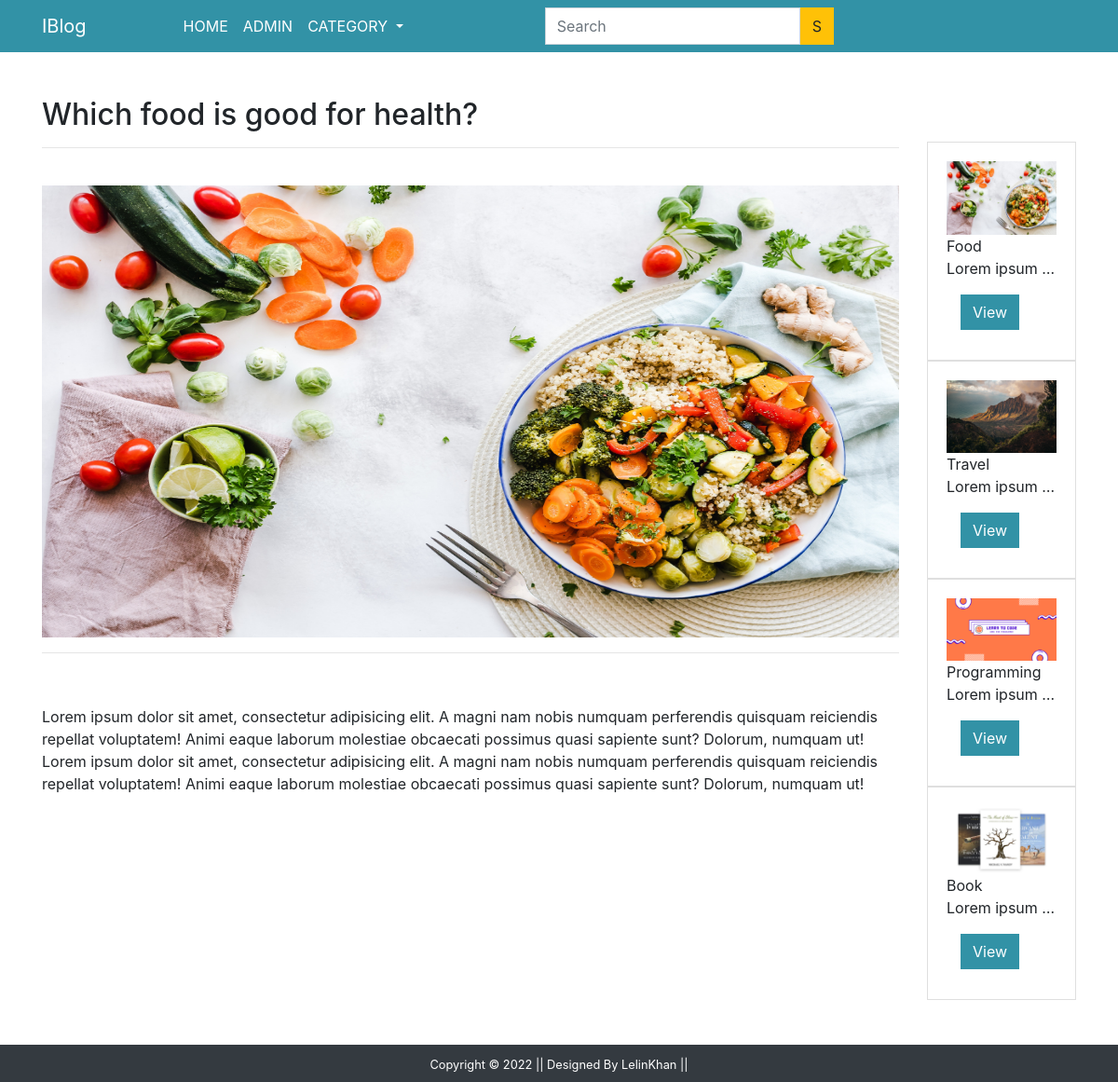
The page /post_detail/Food/ on the database its author committed.
### app/models.py (models this page shows, shortened)
class Post(models.Model):
    title = models.CharField(max_length=200)
    content = HTMLField()
    url = models.CharField(max_length=100)
    image = models.ImageField(upload_to='post')
    cat = models.ForeignKey(Category, on_delete=models.CASCADE)

class Category(models.Model):
    title = models.CharField(max_length=100)
    description = models.TextField()
    url = models.CharField(max_length=100)
    image = models.ImageField(upload_to='category')
    add_date = models.DateTimeField(auto_now_add=True, null=True)

### app/views.py (the view)
# urls.py: path('post_detail/<slug:url>/', views.post, name='post_detail'),
def post(request,url):
    single_post = Post.objects.get(url=url)
    all_category = Category.objects.all()
    context = {'single_post':single_post,'all_category':all_category}
    return render(request,'posts.html',context)

### template/posts.html (shortened to what this page needs)
{% extends 'base.html' %}
{% block content %}
    <div class="container mt-5">
        <div class="row">
            <div class="col-md-10">
                <h2>{{single_post.title}}</h2>
                <hr>
                <br>
                <img src="{{single_post.image.url}}" style="width:100%; height:50%;" alt="">
                <br>
                <hr>
                <br>
                <p>{{single_post.content | safe }}</p>
            </div>
            <div class="col-md-2 mt-5">
                {% for cat in all_category %}
               <div class="card">
                   <div class="card-body">
                       <div class="img-container">
                           <img src="{{cat.image.url}}" style="width:100%; height:20%" alt="">
                       </div>
                       <div class="card-content">
                           <div class="card-title">
                               {{cat.title}}
                                <p>{{cat.description |truncatewords:2}}</p>
                               <div class="container">
                                   <a href="{% url 'post_detail' cat.url %}" class="btn btn-primary float=right">View</a>
                               </div>
                           </div>
                        </div>
                   </div>
               </div>
                {% endfor %}
            </div>
        </div>
    </div>
{% endblock %}

### template/base.html (shortened to what this page needs)
<!DOCTYPE html>
{% load static %}
<html lang="en">
<head>
      <link rel="stylesheet" href="{% static 'css/bootstrap.css' %}">
      <link rel="stylesheet" href="{% static 'css/owl.carousel.min.css' %}">
      <link rel="stylesheet" href="{% static 'css/owl.theme.default.min.css' %}">
</head>
<body>
    {% include 'header.html' %}
    {% block content %}
    {% endblock %}
    {% include 'footer.html' %}
</body>
</html>

### template/header.html (shortened to what this page needs)
<nav class="navbar sticky-top navbar-expand-lg navbar-dark bg-primary">
     <div class="container ">
       <a class="navbar-brand mr-5" href="/">IBlog</a>
       <div class="collapse navbar-collapse" id="navbarSupportedContent">
         <ul class="navbar-nav me-auto mb-2 mb-lg-0">
           <li class="nav-item ml-5">
             <a class="nav-link  text-white" aria-current="page" href="/">HOME</a>
           </li>
           <li class="nav-item">
             <a class="nav-link text-white" aria-current="page" href="/admin">ADMIN</a>
           </li>
           <li class="nav-item dropdown">
             <a class="nav-link dropdown-toggle text-white mr-5 " href="#" id="electronicsDropdown" role="button" data-bs-toggle="dropdown" aria-expanded="false">
               CATEGORY
             </a>
           </li>
               <form class="d-flex ml-5 pl-5" method="get" action="{% url 'search' %}">
                 <input class="form-control me-2" name="query" type="text" placeholder="Search" aria-label="Search">
                 <button class="btn btn-warning" type="submit">S</button>
             </form>
         </ul>
       </div>
     </div>
</nav>

### template/footer.html
 <footer class="container-fluid bg-dark text-center p-2 mt-5">
        <small class="text-white">Copyright &copy; 2022 || Designed By LelinKhan || </small>
    </footer>

### rows shown on the page
Post: title "Which food is good for health?", image (picture), content "Lorem ipsum dolor sit amet, consectetur adipisicing elit. A magni nam nobis numquam perferendis quisquam reiciendis repellat voluptatem! Animi eaque laborum molestiae obcaecati possimus quasi sapiente sunt? Dolorum, numquam ut! Lorem ipsum dolor sit amet, consectetur adipisicing elit. A magni nam nobis numquam perferendis quisquam reiciendis repellat voluptatem! Animi eaque laborum molestiae obcaecati possimus quasi sapiente sunt? Dolorum, numquam ut!"
Category: image (picture), title "Food", description "Lorem ipsum …"
Category: image (picture), title "Travel", description "Lorem ipsum …"
Category: image (picture), title "Programming", description "Lorem ipsum …"
Category: image (picture), title "Book", description "Lorem ipsum …"
